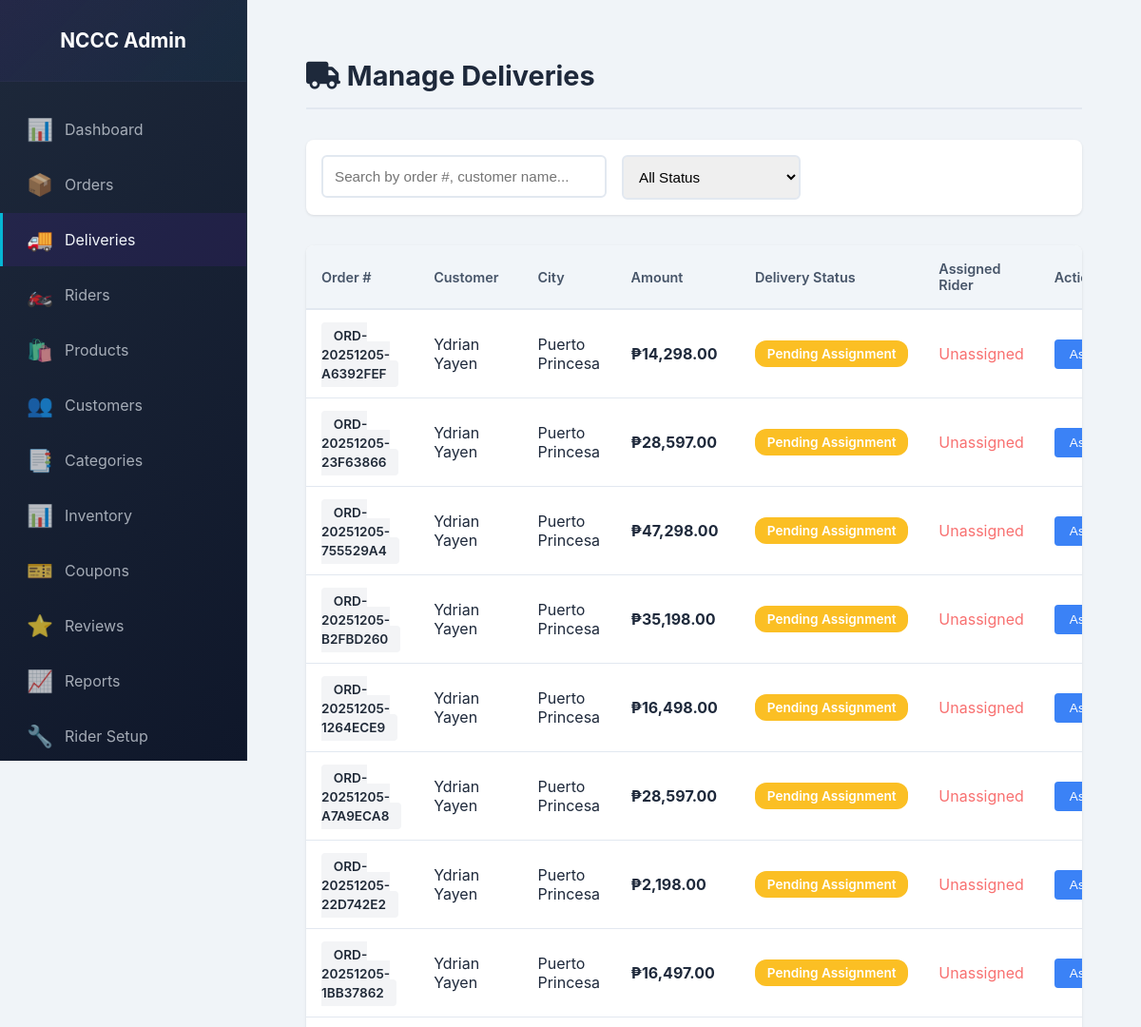
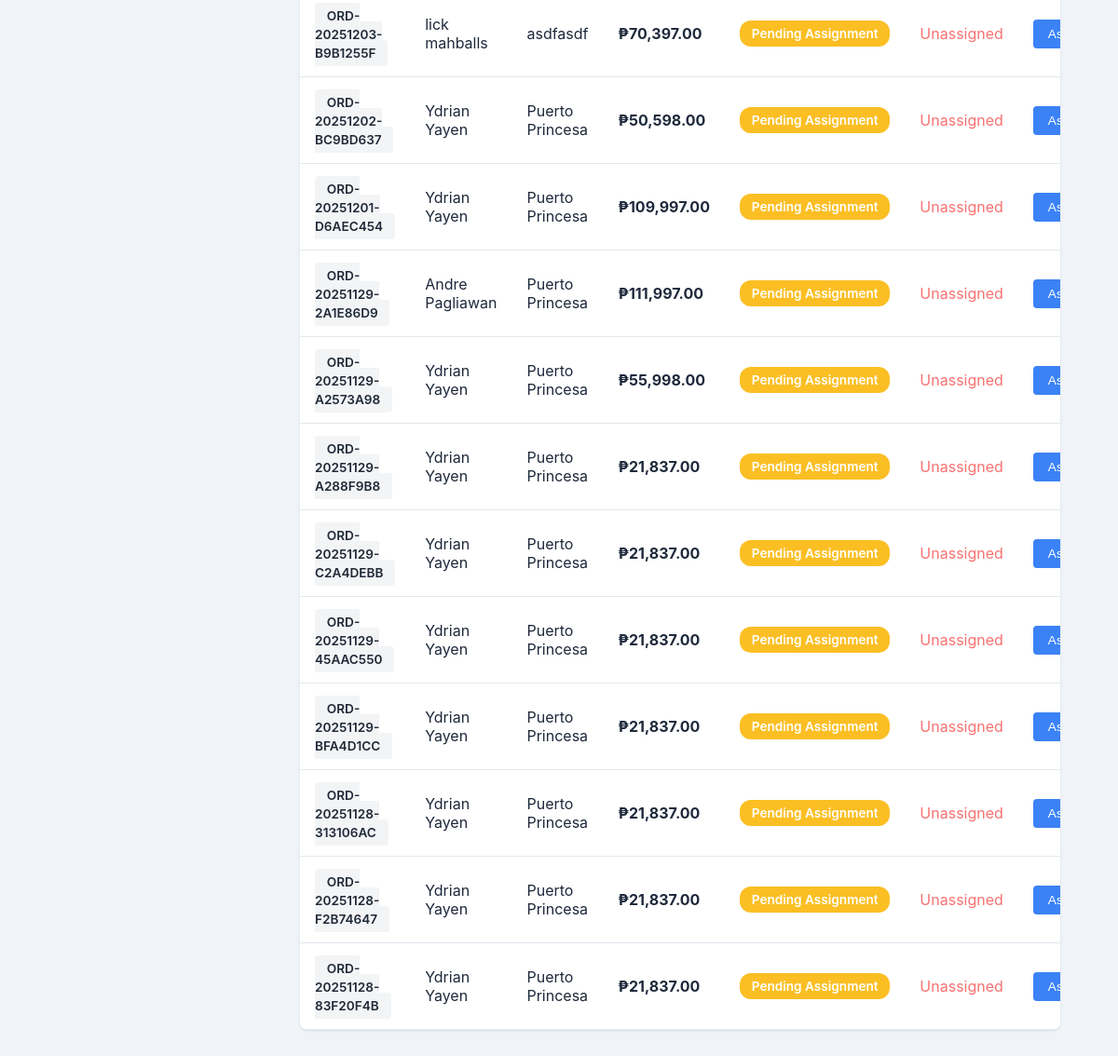
The app's page /admin/deliveries.php (signed in) with its own data (2 pictures, top to bottom).
### tables this page shows
CREATE TABLE `orders` (
  `order_id` int(11) NOT NULL,
  `customer_id` int(11) NOT NULL,
  `order_number` varchar(50) NOT NULL,
  `order_status` enum('pending','processing','shipped','delivered','cancelled','refunded') DEFAULT 'pending',
  `subtotal` decimal(10,2) NOT NULL,
  `tax_amount` decimal(10,2) NOT NULL,
  `shipping_cost` decimal(10,2) NOT NULL,
  `total_amount` decimal(10,2) NOT NULL,
  `shipping_address_id` int(11) NOT NULL,
  `billing_address_id` int(11) NOT NULL,
  `payment_method` varchar(50) NOT NULL,
  `payment_status` enum('pending','completed','failed','refunded') DEFAULT 'pending',
  `notes` text DEFAULT NULL,
  `created_at` timestamp NOT NULL DEFAULT current_timestamp(),
  `updated_at` timestamp NOT NULL DEFAULT current_timestamp() ON UPDATE current_timestamp()
);

CREATE TABLE `customers` (
  `customer_id` int(11) NOT NULL,
  `email` varchar(255) NOT NULL,
  `password_hash` varchar(255) NOT NULL,
  `first_name` varchar(100) NOT NULL,
  `last_name` varchar(100) NOT NULL,
  `phone` varchar(20) DEFAULT NULL,
  `date_of_birth` date DEFAULT NULL,
  `created_at` timestamp NOT NULL DEFAULT current_timestamp(),
  `updated_at` timestamp NOT NULL DEFAULT current_timestamp() ON UPDATE current_timestamp(),
  `is_active` tinyint(1) DEFAULT 1,
  `last_login` timestamp NULL DEFAULT NULL
);

CREATE TABLE `addresses` (
  `address_id` int(11) NOT NULL,
  `customer_id` int(11) NOT NULL,
  `address_type` enum('billing','shipping') NOT NULL,
  `is_default` tinyint(1) DEFAULT 0,
  `street_address` varchar(255) NOT NULL,
  `city` varchar(100) NOT NULL,
  `state_province` varchar(100) NOT NULL,
  `postal_code` varchar(20) NOT NULL,
  `country` varchar(100) NOT NULL,
  `created_at` timestamp NOT NULL DEFAULT current_timestamp()
);

### config.php (called while the page is built, shortened)
<?php
function formatCurrency($amount) {
    $symbol = CURRENCY_SYMBOL;
    if (strpos($symbol, '₱') === false && strpos($symbol, 'P') === false) {
        $symbol = '₱';
    }
    return $symbol . number_format($amount, 2);
}
?>

### admin/deliveries.php (the view, shortened to what this page needs)
<?php
require_once '../config.php';
$conn = getDBConnection();
$search = $_GET['search'] ?? '';
$where_clause = "WHERE o.order_status IN ('pending', 'processing', 'shipped')";
$query = "
    SELECT
        o.order_id,
        o.order_number,
        o.total_amount,
        o.order_status,
        o.created_at,
        c.first_name,
        c.last_name,
        c.email,
        a.city,
        da.assignment_id,
        da.delivery_status,
        da.assigned_at,
        r.first_name as rider_first_name,
        r.last_name as rider_last_name,
        r.vehicle_type,
        r.vehicle_plate
    FROM orders o
    JOIN customers c ON o.customer_id = c.customer_id
    JOIN addresses a ON o.shipping_address_id = a.address_id
    LEFT JOIN delivery_assignments da ON o.order_id = da.order_id
    LEFT JOIN riders r ON da.rider_id = r.rider_id
    $where_clause
    ORDER BY o.created_at DESC
";
$stmt = $conn->prepare($query);
$stmt->execute();
$result = $stmt->get_result();
$deliveries = [];
while ($row = $result->fetch_assoc()) {
    $deliveries[] = $row;
}
$status_colors = [
    'pending_assignment' => '#fbbf24',
    'assigned' => '#60a5fa',
    'picked_up' => '#a78bfa',
    'in_transit' => '#f472b6',
    'delivered' => '#34d399',
    'failed' => '#f87171',
    'returned' => '#fb923c'
];
$status_labels = [
    'pending_assignment' => 'Pending Assignment',
    'assigned' => 'Assigned',
    'picked_up' => 'Picked Up',
    'in_transit' => 'In Transit',
    'delivered' => 'Delivered',
    'failed' => 'Failed',
    'returned' => 'Returned'
];
?>
<!DOCTYPE html>
<html lang="en">
<head>
    <link rel="stylesheet" href="../admin/admin-styles.css">
    <link rel="stylesheet" href="https://cdnjs.cloudflare.com/ajax/libs/font-awesome/6.4.0/css/all.min.css">
</head>
<body>
    <div class="admin-wrapper">
        <?php include 'sidebar.php'; ?>
        <main class="admin-main">
            <div class="deliveries-container">
        <div class="page-header">
            <h1><i class="fas fa-truck"></i> Manage Deliveries</h1>
        </div>
        <div class="controls">
            <div class="search-box">
                <form method="GET" style="display: flex;">
                    <input type="text" name="search" placeholder="Search by order #, customer name..." value="<?php echo htmlspecialchars($search); ?>">
                </form>
            </div>
            <select class="filter-select" onchange="location.href='?filter_status=' + this.value">
                <option value="">All Status</option>
            </select>
        </div>
        <?php if (empty($deliveries)): ?>
            <div class="deliveries-table">
                <div class="empty-state">
                    <i class="fas fa-inbox"></i>
                    <p>No deliveries found</p>
                </div>
            </div>
        <?php else: ?>
            <div class="deliveries-table">
                <table>
                    <thead>
                        <tr>
                            <th>Order #</th>
                            <th>Customer</th>
                            <th>City</th>
                            <th>Amount</th>
                            <th>Delivery Status</th>
                            <th>Assigned Rider</th>
                            <th>Actions</th>
                        </tr>
                    </thead>
                    <tbody>
                        <?php foreach ($deliveries as $delivery): ?>
                            <tr>
                                <td>
                                    <span class="order-badge"><?php echo htmlspecialchars($delivery['order_number']); ?></span>
                                </td>
                                <td><?php echo htmlspecialchars($delivery['first_name'] . ' ' . $delivery['last_name']); ?></td>
                                <td><?php echo htmlspecialchars($delivery['city']); ?></td>
                                <td><strong><?php echo formatCurrency($delivery['total_amount']); ?></strong></td>
                                <td>
                                    <span class="status-badge" style="background-color: <?php echo $status_colors[$delivery['delivery_status'] ?? 'pending_assignment']; ?>">
                                        <?php echo $status_labels[$delivery['delivery_status'] ?? 'pending_assignment']; ?>
                                    </span>
                                </td>
                                <td>
                                    <?php if (!empty($delivery['rider_first_name'])): ?>
                                        <small>
                                            <?php echo htmlspecialchars($delivery['rider_first_name'] . ' ' . $delivery['rider_last_name']); ?><br>
                                            <span style="color: #64748b;"><?php echo htmlspecialchars($delivery['vehicle_plate']); ?></span>
                                        </small>
                                    <?php else: ?>
                                        <span style="color: #f87171;">Unassigned</span>
                                    <?php endif; ?>
                                </td>
                                <td>
                                    <div class="action-btns">
                                        <button class="btn-small btn-assign" onclick="openAssignModal(<?php echo $delivery['order_id']; ?>, '<?php echo htmlspecialchars($delivery['order_number']); ?>', '<?php echo htmlspecialchars($delivery['first_name'] . ' ' . $delivery['last_name']); ?>')">
                                            Assign
                                        </button>
                                    </div>
                                </td>
                            </tr>
                        <?php endforeach; ?>
                    </tbody>
                </table>
            </div>
        <?php endif; ?>
    </div>
        </main>
    </div>
</body>
</html>

### admin/admin-styles.css (style rules this page uses)
* { margin: 0; padding: 0; box-sizing: border-box; }
html, body { overflow-x: hidden; }
body { font-family: 'Inter', -apple-system, BlinkMacSystemFont, 'Segoe UI', Roboto, 'Helvetica Neue', Arial, sans-serif; background: #f0f4f8; color: #1e293b; }
.admin-wrapper { display: flex; min-height: 100vh; }
.admin-main { margin-left: 80px; flex: 1; padding: 30px; width: 100%; min-width: 0; transition: margin-left 0.4s cubic-bezier(0.4, 0, 0.2, 1); }
.status-badge { padding: 6px 14px; border-radius: 20px; font-size: 0.75rem; font-weight: 600; display: inline-block; text-transform: capitalize; white-space: nowrap; }
.search-box { position: relative; flex: 1; max-width: 300px; }
.search-box input { width: 100%; padding: 8px 12px 8px 35px; border: 2px solid #e2e8f0; border-radius: 6px; font-size: 0.9rem; }

### admin/deliveries.php (style rules this page uses)
.deliveries-container { padding: 2rem; }
.page-header { display: flex; justify-content: space-between; align-items: center; margin-bottom: 2rem; border-bottom: 2px solid #e2e8f0; padding-bottom: 1rem; }
.page-header h1 { font-size: 1.8rem; color: #1e293b; }
.controls { display: flex; gap: 1rem; margin-bottom: 2rem; flex-wrap: wrap; background: white; padding: 1rem; border-radius: 8px; box-shadow: 0 1px 3px rgba(0, 0, 0, 0.1); }
.search-box { flex: 1; min-width: 250px; }
.search-box input { width: 100%; padding: 0.75rem; border: 2px solid #e2e8f0; border-radius: 6px; font-size: 0.95rem; }
.filter-select { padding: 0.75rem; border: 2px solid #e2e8f0; border-radius: 6px; font-size: 0.95rem; cursor: pointer; }
.deliveries-table { background: white; border-radius: 8px; overflow: hidden; box-shadow: 0 1px 3px rgba(0, 0, 0, 0.1); }
table { width: 100%; border-collapse: collapse; }
thead { background: #f1f5f9; border-bottom: 2px solid #e2e8f0; }
th { padding: 1rem; text-align: left; font-weight: 600; color: #475569; font-size: 0.9rem; }
td { padding: 1rem; border-bottom: 1px solid #e2e8f0; color: #1e293b; }
.status-badge { display: inline-block; padding: 0.4rem 0.8rem; border-radius: 12px; font-size: 0.85rem; font-weight: 600; color: white; }
.order-badge { background: #f3f4f6; color: #1f2937; padding: 0.4rem 0.8rem; border-radius: 4px; font-size: 0.85rem; font-weight: 600; }
.action-btns { display: flex; gap: 0.5rem; }
.btn-small { padding: 0.5rem 1rem; border: none; border-radius: 4px; cursor: pointer; font-size: 0.85rem; font-weight: 500; transition: all 0.3s ease; }
.btn-assign { background: #3b82f6; color: white; }

### records on screen
orders: order_number "ORD-20251205-A6392FEF", customer.last_name "Ydrian Yayen", shipping_address.city "Puerto Princesa", total_amount "₱14,298.00", delivery_status "Pending Assignment"
orders: order_number "ORD-20251205-23F63866", customer.last_name "Ydrian Yayen", shipping_address.city "Puerto Princesa", total_amount "₱28,597.00", delivery_status "Pending Assignment"
orders: order_number "ORD-20251205-755529A4", customer.last_name "Ydrian Yayen", shipping_address.city "Puerto Princesa", total_amount "₱47,298.00", delivery_status "Pending Assignment"
orders: order_number "ORD-20251205-B2FBD260", customer.last_name "Ydrian Yayen", shipping_address.city "Puerto Princesa", total_amount "₱35,198.00", delivery_status "Pending Assignment"
orders: order_number "ORD-20251205-1264ECE9", customer.last_name "Ydrian Yayen", shipping_address.city "Puerto Princesa", total_amount "₱16,498.00", delivery_status "Pending Assignment"
orders: order_number "ORD-20251205-A7A9ECA8", customer.last_name "Ydrian Yayen", shipping_address.city "Puerto Princesa", total_amount "₱28,597.00", delivery_status "Pending Assignment"
orders: order_number "ORD-20251205-22D742E2", customer.last_name "Ydrian Yayen", shipping_address.city "Puerto Princesa", total_amount "₱2,198.00", delivery_status "Pending Assignment"
orders: order_number "ORD-20251205-1BB37862", customer.last_name "Ydrian Yayen", shipping_address.city "Puerto Princesa", total_amount "₱16,497.00", delivery_status "Pending Assignment"
orders: order_number "ORD-20251203-B9B1255F", customer.last_name "lick mahballs", shipping_address.city "asdfasdf", total_amount "₱70,397.00", delivery_status "Pending Assignment"
orders: order_number "ORD-20251202-BC9BD637", customer.last_name "Ydrian Yayen", shipping_address.city "Puerto Princesa", total_amount "₱50,598.00", delivery_status "Pending Assignment"
orders: order_number "ORD-20251201-D6AEC454", customer.last_name "Ydrian Yayen", shipping_address.city "Puerto Princesa", total_amount "₱109,997.00", delivery_status "Pending Assignment"
orders: order_number "ORD-20251129-2A1E86D9", customer.last_name "Andre Pagliawan", shipping_address.city "Puerto Princesa", total_amount "₱111,997.00", delivery_status "Pending Assignment"
orders: order_number "ORD-20251129-A2573A98", customer.last_name "Ydrian Yayen", shipping_address.city "Puerto Princesa", total_amount "₱55,998.00", delivery_status "Pending Assignment"
orders: order_number "ORD-20251129-A288F9B8", customer.last_name "Ydrian Yayen", shipping_address.city "Puerto Princesa", total_amount "₱21,837.00", delivery_status "Pending Assignment"
orders: order_number "ORD-20251129-C2A4DEBB", customer.last_name "Ydrian Yayen", shipping_address.city "Puerto Princesa", total_amount "₱21,837.00", delivery_status "Pending Assignment"
orders: order_number "ORD-20251129-45AAC550", customer.last_name "Ydrian Yayen", shipping_address.city "Puerto Princesa", total_amount "₱21,837.00", delivery_status "Pending Assignment"
orders: order_number "ORD-20251129-BFA4D1CC", customer.last_name "Ydrian Yayen", shipping_address.city "Puerto Princesa", total_amount "₱21,837.00", delivery_status "Pending Assignment"
orders: order_number "ORD-20251128-313106AC", customer.last_name "Ydrian Yayen", shipping_address.city "Puerto Princesa", total_amount "₱21,837.00", delivery_status "Pending Assignment"
orders: order_number "ORD-20251128-F2B74647", customer.last_name "Ydrian Yayen", shipping_address.city "Puerto Princesa", total_amount "₱21,837.00", delivery_status "Pending Assignment"
orders: order_number "ORD-20251128-83F20F4B", customer.last_name "Ydrian Yayen", shipping_address.city "Puerto Princesa", total_amount "₱21,837.00", delivery_status "Pending Assignment"
